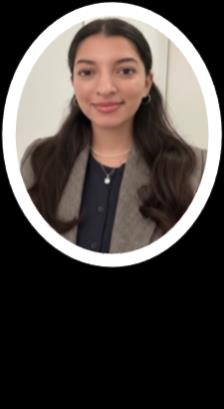
#> input picture generated-cvs/tanya_photo.jpeg, 224 x 409 px
$ python -i generate_cv_pdf.py   (imports and definitions only)
#> lines starting #> are read from the running program, lines starting #| are printed output that depends on the picture; after the words box and inside, x2 and y2 are one past the last pixel; in counts of white or black regions, pixels touching at a corner belong together
"""
CV PDF Generator — Tanya Sharma
Produces PDFs matching the exact format of the original CV using ReportLab.
Photo: circular crop, top-right of header.
Font: Times New Roman (or serif fallback).
Layout: 2 pages max, A4.
"""

import os
from PIL import Image, ImageDraw
from reportlab.lib.pagesizes import A4
from reportlab.lib.units import cm, mm
from reportlab.lib.styles import ParagraphStyle
from reportlab.lib.enums import TA_LEFT, TA_CENTER, TA_JUSTIFY
from reportlab.lib import colors
from reportlab.platypus import (
    BaseDocTemplate, Frame, PageTemplate, Paragraph, Spacer,
    Table, TableStyle, HRFlowable, Image as RLImage, KeepTogether
)
from reportlab.platypus.flowables import Flowable
from reportlab.pdfbase import pdfmetrics
from reportlab.pdfbase.ttfonts import TTFont
import io

OUTPUT_DIR = "/home/user/job-search.md/generated-cvs"
PHOTO_SRC  = os.path.join(OUTPUT_DIR, "tanya_photo.jpeg")
PHOTO_CIRC = os.path.join(OUTPUT_DIR, "tanya_photo_circle.png")

# [1 line that did not run here, left out]
# [1 line that did not run here, left out]
# [1 line that did not run here, left out]
# [1 line that did not run here, left out]
# [1 line that did not run here, left out]
# [1 line that did not run here, left out]


# ── Fonts ────────────────────────────────────────────────────────────────────

def register_fonts():
    """Register serif fonts, falling back to built-in Times."""
    from reportlab.pdfbase.ttfonts import TTFont
    from reportlab.pdfbase import pdfmetrics

    sets = [
        # (regular, bold, italic, bolditalic)
        (
            "/usr/share/fonts/truetype/msttcorefonts/Times_New_Roman.ttf",
            "/usr/share/fonts/truetype/msttcorefonts/Times_New_Roman_Bold.ttf",
            "/usr/share/fonts/truetype/msttcorefonts/Times_New_Roman_Italic.ttf",
            "/usr/share/fonts/truetype/msttcorefonts/Times_New_Roman_Bold_Italic.ttf",
        ),
        (
            "/usr/share/fonts/truetype/liberation/LiberationSerif-Regular.ttf",
            "/usr/share/fonts/truetype/liberation/LiberationSerif-Bold.ttf",
            "/usr/share/fonts/truetype/liberation/LiberationSerif-Italic.ttf",
            "/usr/share/fonts/truetype/liberation/LiberationSerif-BoldItalic.ttf",
        ),
    ]
    for reg, bold, ita, bita in sets:
        if all(os.path.exists(p) for p in (reg, bold, ita, bita)):
            try:
                pdfmetrics.registerFont(TTFont("TNR",       reg))
                pdfmetrics.registerFont(TTFont("TNR-Bold",  bold))
                pdfmetrics.registerFont(TTFont("TNR-Italic",ita))
                pdfmetrics.registerFont(TTFont("TNR-BoldItalic", bita))
                from reportlab.pdfbase.ttfonts import TTFontFace
                pdfmetrics.registerFontFamily(
                    "TNR",
                    normal="TNR", bold="TNR-Bold",
                    italic="TNR-Italic", boldItalic="TNR-BoldItalic"
                )
                return {"TNR": "TNR", "TNR-Bold": "TNR-Bold",
                        "TNR-Italic": "TNR-Italic", "TNR-BoldItalic": "TNR-BoldItalic"}
            except Exception:
                pass
    # Built-in Times fallback
    return {
        "TNR":           "Times-Roman",
        "TNR-Bold":      "Times-Bold",
        "TNR-Italic":    "Times-Italic",
        "TNR-BoldItalic":"Times-BoldItalic",
    }


# [1 line that did not run here, left out]
# [1 line that did not run here, left out]
# [1 line that did not run here, left out]
# [1 line that did not run here, left out]
# [1 line that did not run here, left out]


# ── Photo helper ─────────────────────────────────────────────────────────────

def make_circular_photo(src, dst, size=260):
#> called with src = 'generated-cvs/tanya_photo.jpeg', dst = 'out.png', size = 260
    img = Image.open(src).convert("RGBA")
    w, h = img.size
#> w = 224; h = 409
    side = min(w, h)
#> side = 224
    # Crop from top to capture face (not center which cuts off the face in portrait photos)
    img = img.crop((0, 0, side, side))
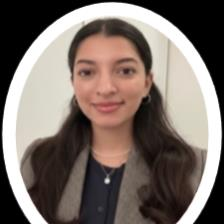
#> img: PIL image 224x224 RGBA; mean R, G, B, A 122.7, 110.8, 104.3, 255
    img = img.resize((size, size), Image.LANCZOS)
#> img: PIL image 260x260 RGBA
    mask = Image.new("L", (size, size), 0)
#> mask: PIL image 260x260 L; every value is 0
    ImageDraw.Draw(mask).ellipse((0, 0, size, size), fill=255)
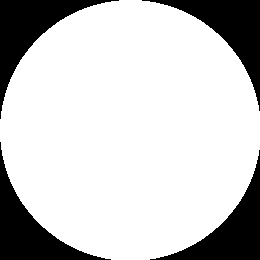
#> mask: PIL image 260x260 L; 79% white; 4 black regions, box (x1, y1, x2, y2) and area: (0, 0, 119, 119) 3664, (142, 0, 260, 111) 3545, (0, 142, 111, 260) 3545, (150, 150, 260, 260) 3427
    result = Image.new("RGBA", (size, size), (255,255,255,0))
    result.paste(img, mask=mask)
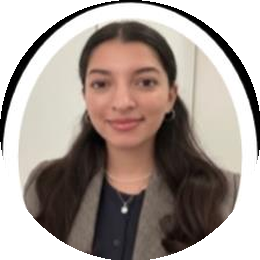
#> result: PIL image 260x260 RGBA; mean R, G, B, A 165.6, 153.9, 147.5, 201.5; transparent parts drawn white
    bg = Image.new("RGBA", (size, size), (255,255,255,255))
#> bg: PIL image 260x260 RGBA; every value is 255
    bg.paste(result, mask=result.split()[3])
    bg.convert("RGB").save(dst, "PNG")


# ── Style helpers ─────────────────────────────────────────────────────────────

def S(name, parent=None, **kw):
    return ParagraphStyle(name, parent=parent, **kw)


# [32 lines left out: function make_styles, not called in this run]


def HR(thickness=1.5):
    return HRFlowable(width="100%", thickness=thickness, color=colors.black,
                      spaceAfter=4, spaceBefore=4)


def bullet_para(text, styles):
    return Paragraph(f"• &nbsp; {text}", styles["bullet"])


# ── Header (name + contact left, photo right) ────────────────────────────────

# [38 lines left out: function build_header, not called in this run]


# ── CV content data ──────────────────────────────────────────────────────────

SUBTITLE    = ""          # set per variant
SUMMARY     = ""
COMPETENCIES= ""
EXPERIENCE  = []
EDUCATION   = {}
COURSES     = []
SKILLS_LINE = ""
ACHIEVEMENTS= []


# ── Main builder ─────────────────────────────────────────────────────────────

# [104 lines left out: function generate_cv, not called in this run]


# ─────────────────────────────────────────────────────────────────────────────
# VARIANT 1: Enrologies Global Consultancy — Legal Advisor
# ─────────────────────────────────────────────────────────────────────────────

# [82 lines not run here, left out]

>>> result = make_circular_photo('generated-cvs/tanya_photo.jpeg', 'out.png')
